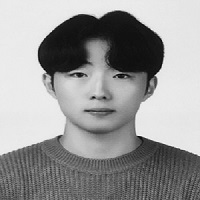
#> input picture image.jpg, 200 x 200 px; the run also reads 1 picture not shown here
$ python Affine_transform.py
#> lines starting #> are read from the running program, lines starting #| are printed output that depends on the picture; after the words box and inside, x2 and y2 are one past the last pixel; in counts of white or black regions, pixels touching at a corner belong together
import numpy as np
import matplotlib.pyplot as plt
from PIL import Image

picture = Image.open('image.jpg').convert('L')
picture = np.array(picture)
picture_vec = np.transpose(np.argwhere(picture))

picture2 = Image.open('image_warping.jpg').convert('L')
picture2 = np.array(picture2)
picture2_vec = np.transpose(np.argwhere(picture2))

# [57 lines left out: functions scaling, rotation, trans, shear, warping, not called in this run]


# [10 lines of commented-out code are left out]

rad = 30
rot = np.array([[np.cos(np.deg2rad(rad)), -np.sin(np.deg2rad(rad))],
                    [np.sin(np.deg2rad(rad)), np.cos(np.deg2rad(rad))]])

rot_picture_vec = rot.dot(picture_vec)
rot_picture_vec[0] = rot_picture_vec[0] - min(rot_picture_vec[0])
rot_picture_vec = rot_picture_vec.astype(int)
rot_zeros = np.zeros((np.max(rot_picture_vec[0])+1,np.max(rot_picture_vec[1])+1))
rot_zeros[rot_picture_vec[0],rot_picture_vec[1]]=picture[picture_vec[0],picture_vec[1]]
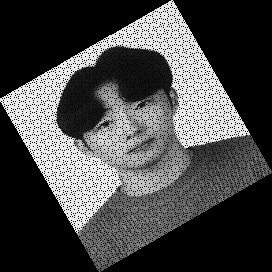
#> rot_zeros: shape (272, 272) float64; min 0, max 250, mean 71.5
zeros_vec = np.where(rot_zeros == 0)
#> zeros_vec = 39309 positions, rows 0 to 271, columns 0 to 271

a = np.zeros((1,rot_zeros.shape[1]))
rot_zeros = np.vstack((rot_zeros,a))
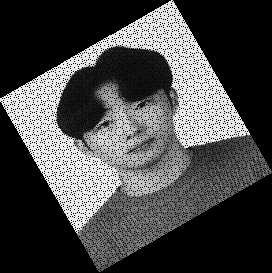
#> rot_zeros: shape (273, 272) float64; min 0, max 250, mean 71.3
b = np.zeros((rot_zeros.shape[0],1))
#> b = 273 values from 0 to 0
rot_zeros = np.hstack((rot_zeros,b))
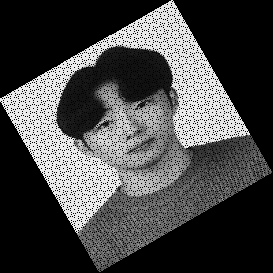
#> rot_zeros: shape (273, 273) float64; min 0, max 250, mean 71

for i in range(0,zeros_vec[0].size):
        a = rot_zeros[zeros_vec[0][i],zeros_vec[1][i]-1]
        b = rot_zeros[zeros_vec[0][i]-1,zeros_vec[1][i]-1]
        c = rot_zeros[zeros_vec[0][i]-1,zeros_vec[1][i]]
        d = rot_zeros[zeros_vec[0][i]-1,zeros_vec[1][i]+1]
        e = rot_zeros[zeros_vec[0][i],zeros_vec[1][i]+1]
        f = rot_zeros[zeros_vec[0][i]+1,zeros_vec[1][i]+1]
        g = rot_zeros[zeros_vec[0][i]+1,zeros_vec[1][i]]
        h = rot_zeros[zeros_vec[0][i]+1,zeros_vec[1][i]-1]
        p = np.array([a,b,c,d,e,f,g,h])
        p1 = np.min(p)
        rot_zeros[zeros_vec[0][i],zeros_vec[1][i]] = p1
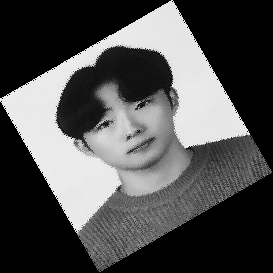
#> rot_zeros: shape (273, 273) float64; 6.96% of pixels changed, all inside (x1, y1, x2, y2) = (3, 3, 269, 269)
plt.imshow(rot_zeros,'gray')
plt.show()


#다항식 보간법
"""
rad = 30
rot = np.array([[np.cos(np.deg2rad(rad)), -np.sin(np.deg2rad(rad))],
                    [np.sin(np.deg2rad(rad)), np.cos(np.deg2rad(rad))]])
rot_picture_vec = rot.dot(picture_vec)
rot_picture_vec[0] = rot_picture_vec[0] - min(rot_picture_vec[0])
rot_picture_vec = rot_picture_vec.astype(int)
rot_zeros = np.zeros((np.max(rot_picture_vec[0])+1,np.max(rot_picture_vec[1])+1))
rot_zeros[rot_picture_vec[0],rot_picture_vec[1]]=picture[picture_vec[0],picture_vec[1]]


plt.imshow(rot_zeros,'gray')
plt.show()
"""
